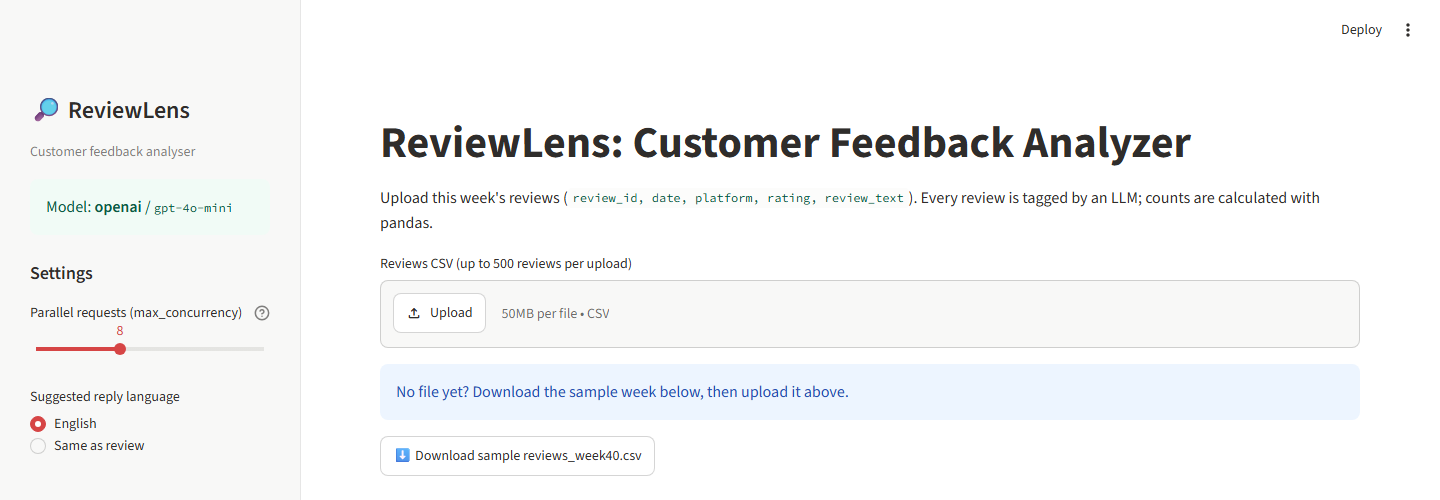
#> input picture docs/screenshots/01_start_page.png, 1440 x 500 px
$ python -i take_screenshots.py   (imports and definitions only)
#> lines starting #> are read from the running program, lines starting #| are printed output that depends on the picture
"""Capture documentation screenshots of a running ReviewLens app into docs/screenshots/.

    pip install playwright && python -m playwright install chromium
    docker compose up -d            # app on http://localhost:8501 with a real LLM key
    python scripts/take_screenshots.py [--url http://localhost:8501]

For the Trend screenshot, save an earlier week (e.g. reviews_week39.csv) as the official
report in the app first. Each run analyses the sample files with the configured LLM.
"""
from __future__ import annotations

import argparse
import tempfile
from pathlib import Path

from PIL import Image, ImageChops
from playwright.sync_api import Page, sync_playwright

ROOT = Path(__file__).resolve().parents[1]
OUT = ROOT / "docs" / "screenshots"
WEEK40 = ROOT / "data" / "reviews_week40.csv"

MIXED_LANGUAGE_CSV = """review_id,date,platform,rating,review_text
T-1,2026-10-03,Swiggy,2,"டெலிவரி ரொம்ப தாமதம், உணவு ஆறிப்போச்சு."
T-2,2026-10-03,Zomato,5,"பிரியாணி மிகவும் சுவையாக இருந்தது. பேக்கிங் அருமை."
T-3,2026-10-04,Google,2,"Saapadu nalla irundhuchu but bill la extra charge pottanga"
T-4,2026-10-04,Swiggy,1,"Order late ah vandhuchu, 9:30 ku dhaan vandhuchu. Food suda illa."
T-5,2026-10-05,Zomato,1,"Ordered at 8pm, came at 9:10. Food fully cold. Very bad."
"""


def trim_bottom(path: Path, margin: int = 24, from_x: int = 8) -> None:
    """Cut the empty white area below the content (measured from column ``from_x``, e.g. right of a sidebar)."""
#> called with path = '../docs/screenshots/01_start_page.png', margin = 24, from_x = 8
    img = Image.open(path).convert("RGB")
#> img is the input picture: PIL image 1440x500 RGB; mean R, G, B 245.7, 246.5, 247
    inner = img.crop((from_x, 0, img.width - 8, img.height))  # ignore borders / sidebar
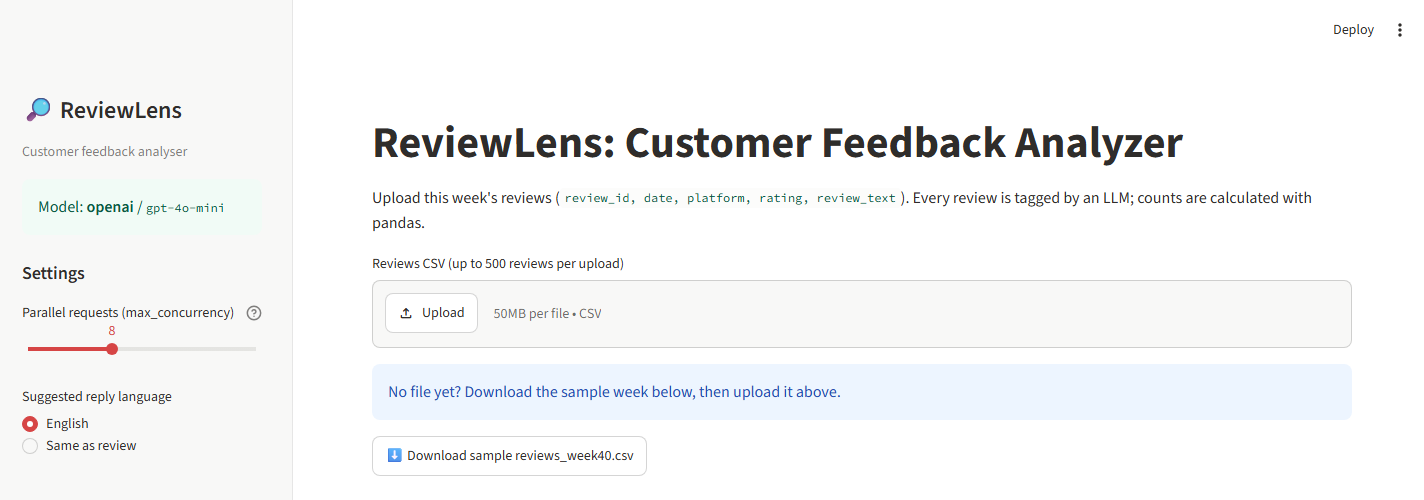
#> inner: PIL image 1424x500 RGB; mean R, G, B 245.7, 246.5, 247
    bg = Image.new("RGB", inner.size, inner.getpixel((inner.width // 2, inner.height - 2)))
#> bg: PIL image 1424x500 RGB; every value is 255
    box = ImageChops.difference(inner, bg).point(lambda v: 255 if v > 12 else 0).getbbox()
#> box = (22, 0, 1402, 500)
    if box:
        img.crop((0, 0, img.width, min(img.height, box[3] + margin))).save(path, optimize=True)


# [12 lines left out: function shot, not called in this run]


def open_app(page: Page, url: str) -> None:
    page.goto(url)
    page.get_by_text("Reviews CSV").first.wait_for(timeout=60_000)


def upload(page: Page, path: Path) -> None:
    page.locator("[data-testid=stMain] input[type=file]").first.set_input_files(str(path))
    page.get_by_text("valid reviews loaded").or_(page.get_by_text("CSV problem")).first.wait_for(timeout=60_000)


# [83 lines left out: functions analyse, tab, main, run_main, run_extra, not called in this run]


# [2 lines not run here, left out]

>>> result = trim_bottom('../docs/screenshots/01_start_page.png')

$ run again, on docs/screenshots/05_weekly_report.png
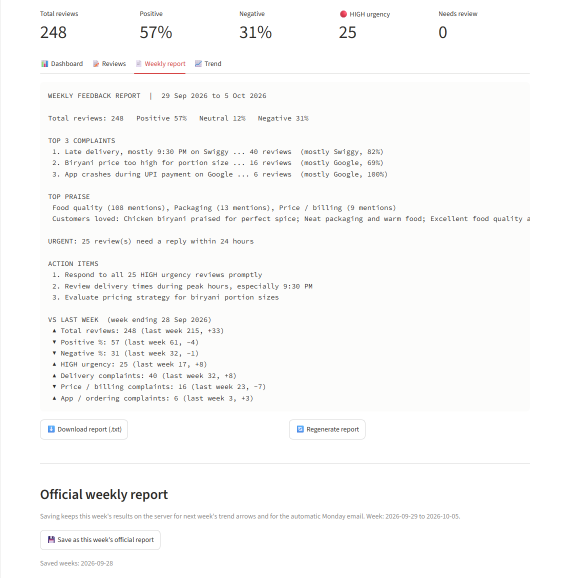
#> input picture docs/screenshots/05_weekly_report.png, 1140 x 1156 px (shown at 1/2 size)
#> in trim_bottom, img is the input picture: PIL image 1140x1156 RGB; mean R, G, B 249.5, 249.4, 248.9
#> in trim_bottom, `inner = img.crop((from_x, 0, img.width - 8, img.height))`:
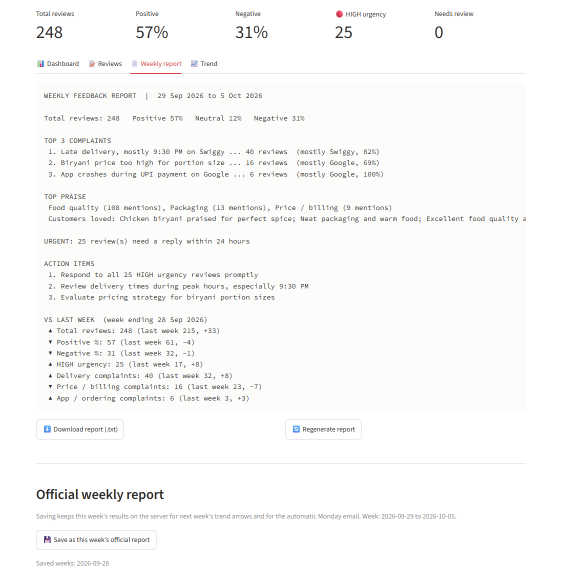
#> inner: PIL image 1124x1156 RGB (shown at 1/2 size); mean R, G, B 249.4, 249.3, 248.8
#> bg: PIL image 1124x1156 RGB; every value is 255
#> box = (72, 21, 1052, 1132)

$ run again, on docs/screenshots/06_trend_vs_last_week.png
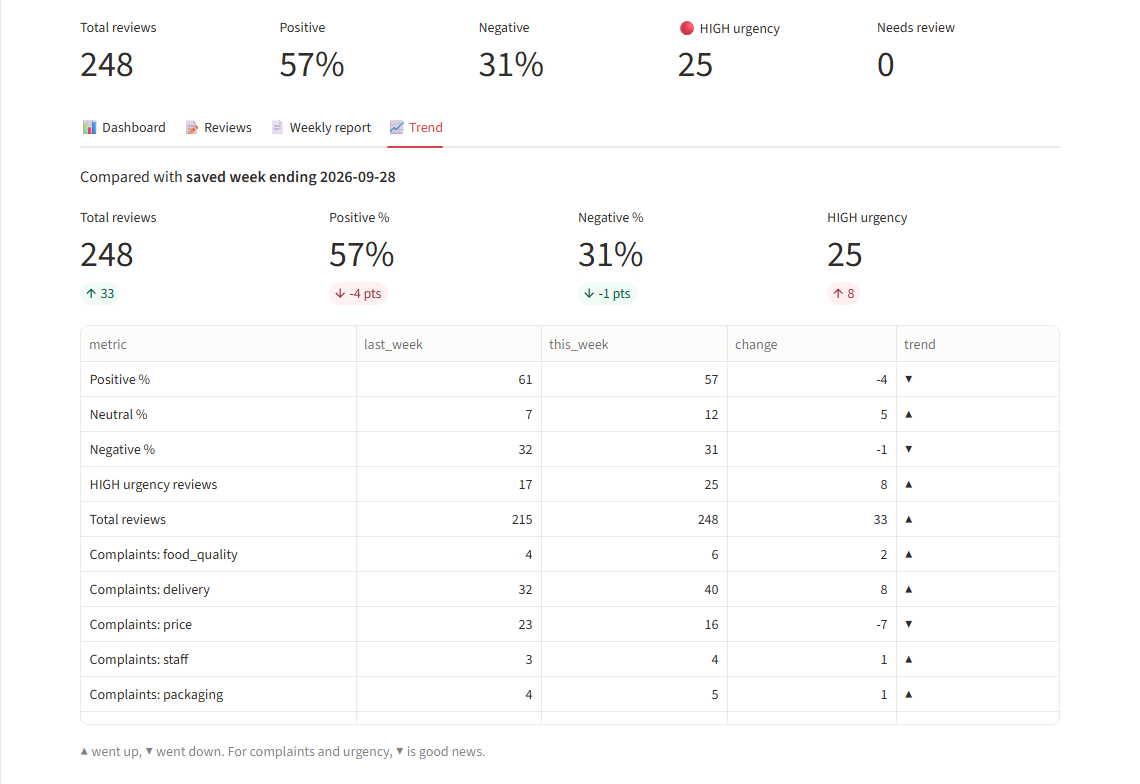
#> input picture docs/screenshots/06_trend_vs_last_week.png, 1140 x 784 px
#> in trim_bottom, img is the input picture: PIL image 1140x784 RGB; mean R, G, B 251.8, 251.7, 251.6
#> in trim_bottom, `inner = img.crop((from_x, 0, img.width - 8, img.height))`:
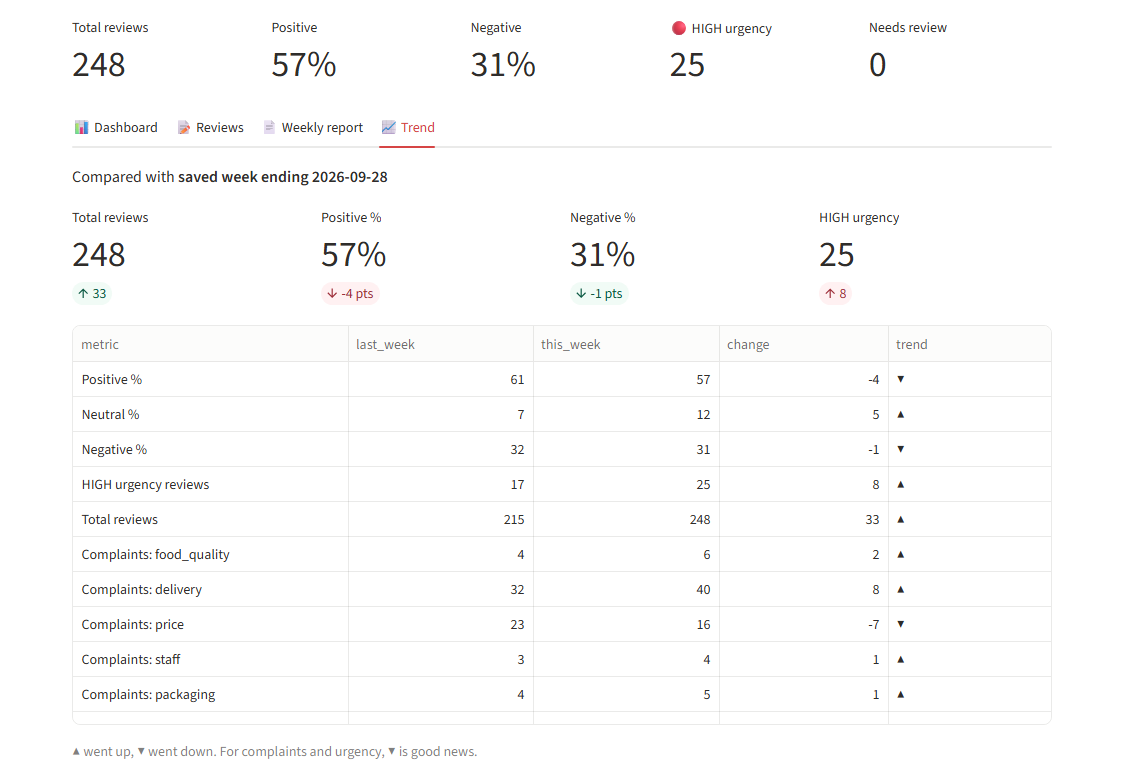
#> inner: PIL image 1124x784 RGB; mean R, G, B 251.8, 251.7, 251.6
#> bg: PIL image 1124x784 RGB; every value is 255
#> box = (72, 21, 1052, 760)

$ run again, on docs/screenshots/07_same_language_replies.png
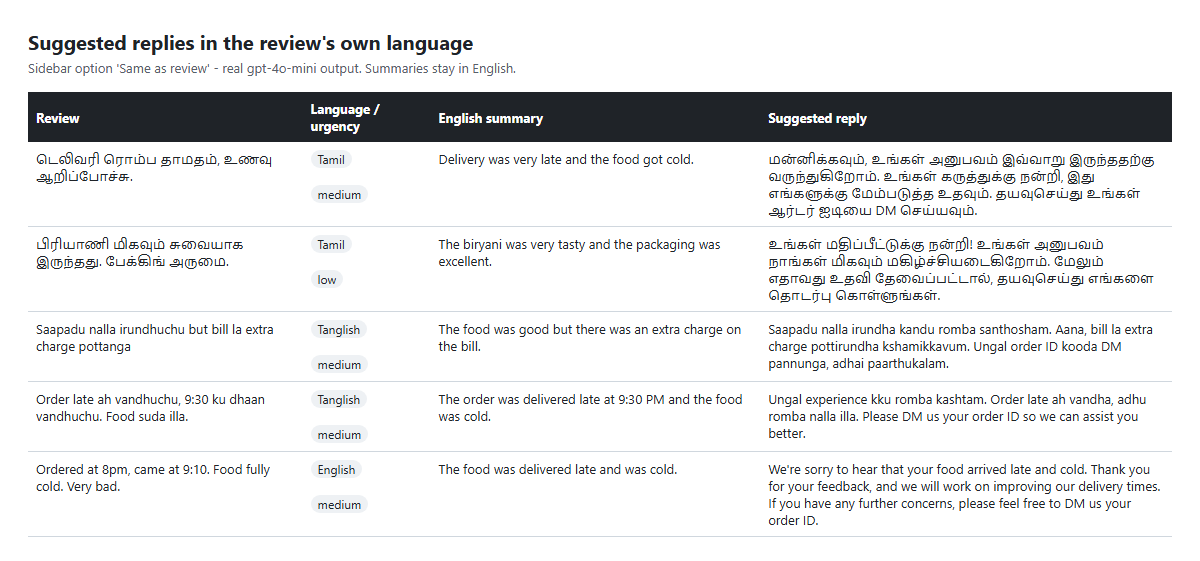
#> input picture docs/screenshots/07_same_language_replies.png, 1200 x 561 px
#> in trim_bottom, img is the input picture: PIL image 1200x561 RGB; mean R, G, B 227, 227.7, 228.4
#> in trim_bottom, `inner = img.crop((from_x, 0, img.width - 8, img.height))`:
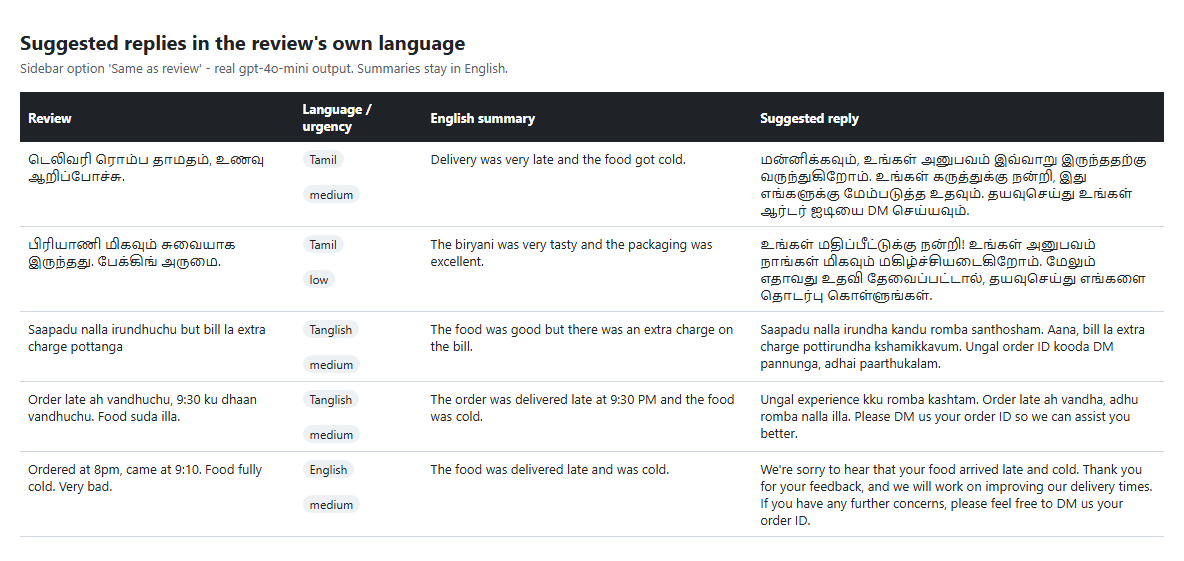
#> inner: PIL image 1184x561 RGB; mean R, G, B 226.7, 227.3, 228
#> bg: PIL image 1184x561 RGB; every value is 255
#> box = (20, 35, 1164, 537)
